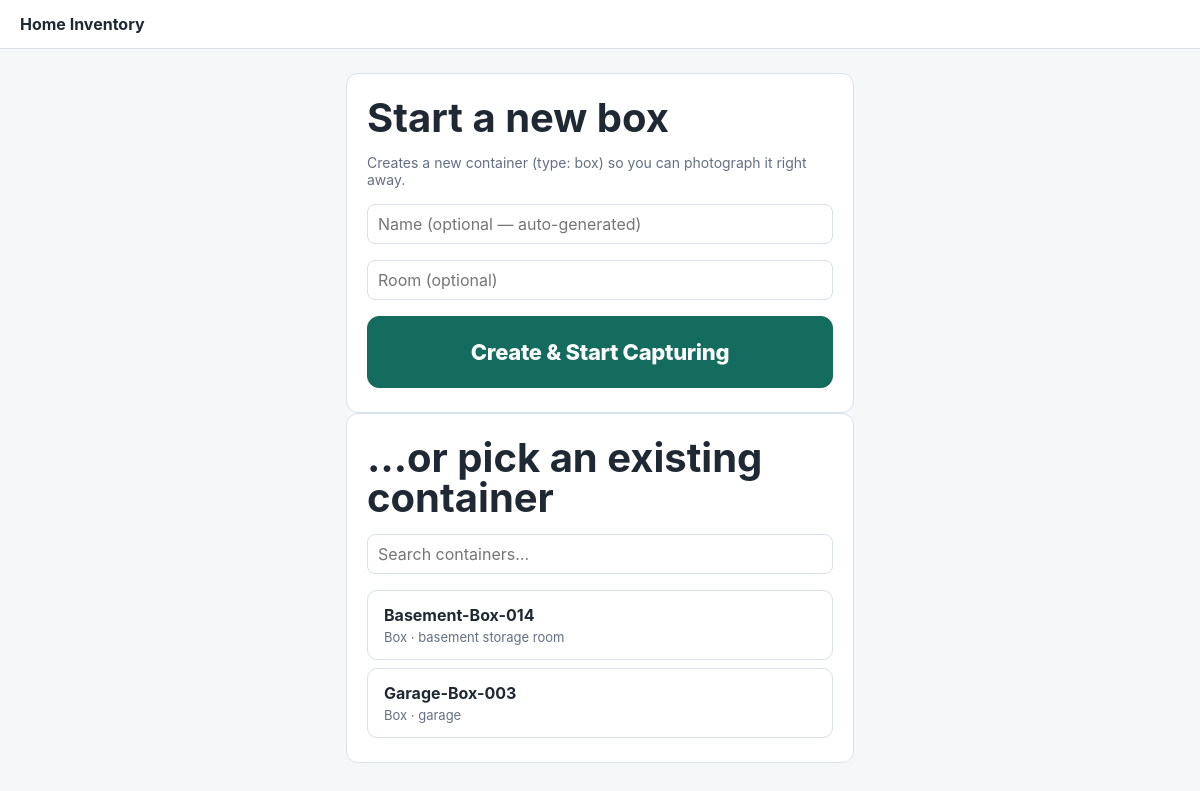
Page /capture on the earlier database version.
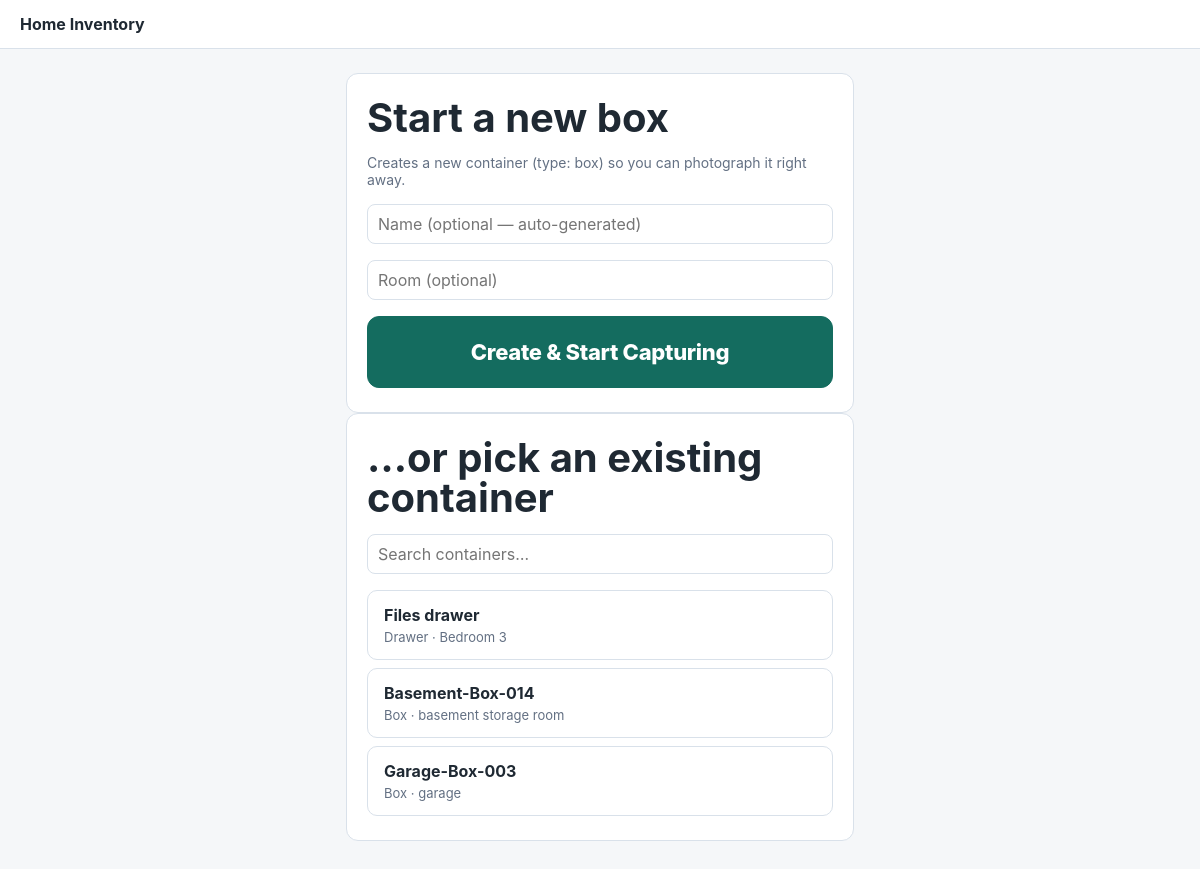
Same page on the later database version.
### tables this page shows
CREATE TABLE box_locations (
  id INTEGER PRIMARY KEY AUTOINCREMENT,
  box_id INTEGER NOT NULL UNIQUE REFERENCES boxes(id) ON DELETE CASCADE,
  room_name TEXT NOT NULL,
  north_ft REAL NOT NULL DEFAULT 0,
  east_ft REAL NOT NULL DEFAULT 0,
  elevation_ft REAL NOT NULL DEFAULT 0,
  updated_at TEXT DEFAULT CURRENT_TIMESTAMP
);

CREATE TABLE boxes (
  id INTEGER PRIMARY KEY AUTOINCREMENT,
  public_id TEXT NOT NULL UNIQUE,
  name TEXT NOT NULL UNIQUE,
  notes TEXT DEFAULT '',
  tags TEXT DEFAULT '',
  inaccessible INTEGER DEFAULT 0,
  size TEXT DEFAULT '',
  stack_position TEXT DEFAULT '',
  created_at TEXT DEFAULT CURRENT_TIMESTAMP,
  updated_at TEXT DEFAULT CURRENT_TIMESTAMP
, parent_box_id INTEGER REFERENCES boxes(id) ON DELETE SET NULL, container_type TEXT NOT NULL DEFAULT 'box');

### app/main.py (the view)
@app.get("/capture", response_class=HTMLResponse)
def capture_page(request: Request, conn=Depends(db)):
    return templates.TemplateResponse("capture.html", {"request": request, "container": None, "containers": list_boxes(conn)})

### app/templates/capture.html (shortened to what this page needs)
<!doctype html>
<html lang="en">
<head>
  <link rel="stylesheet" href="/static/app.css">
  <link rel="stylesheet" href="/static/capture.css">
</head>
<body>
  <header class="capture-bar">
    <a href="/">Home Inventory</a>
  </header>
  <main class="capture-page">
    {% if not container %}
    <section class="capture-card">
      <h1>Start a new box</h1>
      <p class="capture-hint">Creates a new container (type: box) so you can photograph it right away.</p>
      <input id="newName" type="text" placeholder="Name (optional — auto-generated)" autocomplete="off">
      <input id="newRoom" type="text" placeholder="Room (optional)" autocomplete="off">
      <button id="createBtn" class="capture-btn" type="button">Create &amp; Start Capturing</button>
    </section>
    <section class="capture-card">
      <h1>…or pick an existing container</h1>
      <input id="containerSearch" type="search" placeholder="Search containers…" autocomplete="off">
      <div id="containerList" class="container-pick-list">
        {% for c in containers %}
        <a class="container-pick-row" href="/capture/{{ c.public_id }}">
          <strong>{{ c.name }}</strong>
          <span>{{ c.container_type.replace("_", " ").title() }} · {{ c.room_name }}</span>
        </a>
        {% endfor %}
      </div>
    </section>
    {% endif %}
  </main>
</body>
</html>

Differences in the rows shown:
added box_locations: name "Files drawer", container_type.replace "Drawer", room_name "Bedroom 3"
